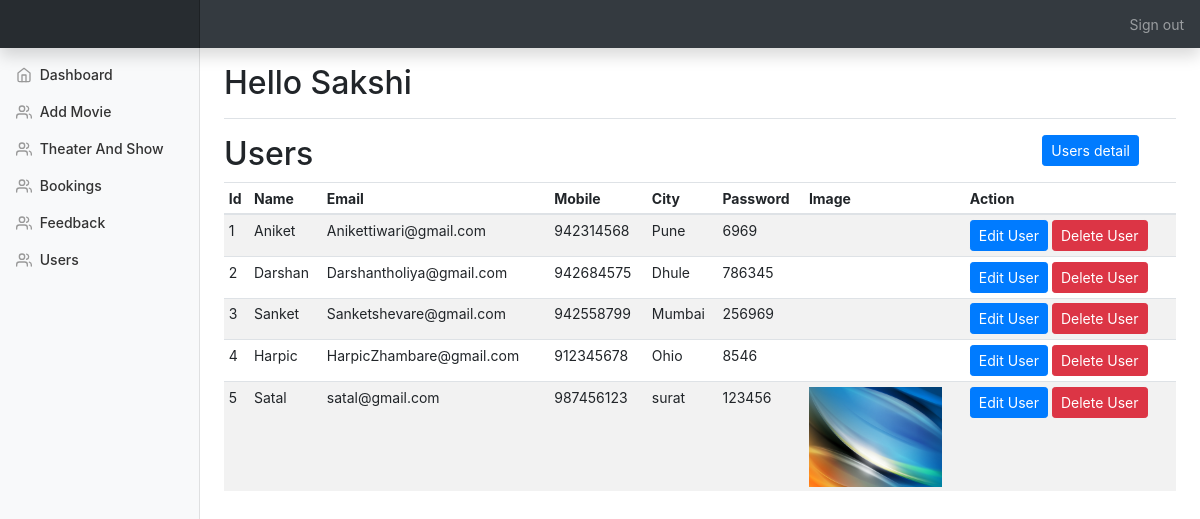
The page /admin/users.php (signed in) on the database as committed earlier.
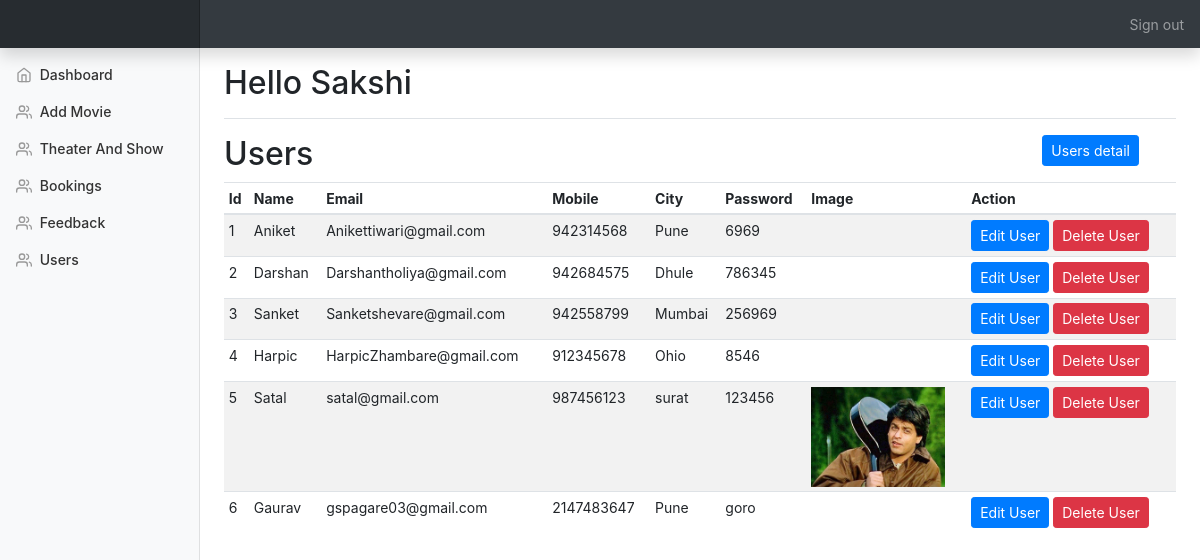
The same page on the database as committed later.
### tables this page shows
CREATE TABLE `user` (
  `id` int(25) NOT NULL,
  `username` varchar(100) NOT NULL,
  `email` varchar(100) NOT NULL,
  `mobile` int(10) NOT NULL,
  `city` varchar(25) NOT NULL,
  `password` varchar(12) NOT NULL,
  `image` varchar(100) NOT NULL
);

### admin/users.php (the view, shortened to what this page needs)
<!doctype html>
<html lang="en">
  <head>
    <link rel="stylesheet" href='css/all.css' type='text/css'>
    <link rel="stylesheet" href='css/bootstrap.min.css' type='text/css'>
    <link rel="stylesheet" href='css/dashboard.css' type='text/css'>
<?php include_once("./templates/top.php"); ?>
<?php include_once("./templates/navbar.php"); ?>
<div class="container-fluid">
  <div class="row">
    <?php include "./templates/sidebar.php"; ?>
      <div class="row">
      	<div class="col-10">
      		<h2>Users</h2>
      	</div>
      	<div class="col-2">
      		<a href="#" data-toggle="modal" data-target="#add_users_modal" class="btn btn-primary btn-sm">Users detail</a>
      	</div>
      </div>
      <div class="table-responsive">
        <table class="table table-striped table-sm">
          <thead>
            <tr>
              <th>Id</th>
              <th>Name</th>
              <th>Email</th>
              <th>Mobile</th>
              <th>City</th>
              <th>Password</th>
              <th>Image</th>
              <th>Action</th>
            </tr>
          </thead>
          <tbody id="product_list">
           <?php
include_once 'Database.php';
$result = mysqli_query($conn,"SELECT * FROM user");
if (mysqli_num_rows($result) > 0) {
  while($row = mysqli_fetch_array($result)) {
    $id=$row['id'];?>
    <tr>
              <td><?php echo $row['id'];?></td>
              <td><?php echo $row['username'];?></td>
              <td><?php echo $row['email'];?></td>
              <td><?php echo $row['mobile'];?></td>
              <td><?php echo $row['city'];?></td>
              <td><?php echo $row['password'];?></td>
              <td><img src="image/<?php echo $row['image']; ?>" alt="" class="resize"></td>
              <td><button data-toggle="modal" type="button" data-target="#edit_users_modal<?php echo $id;?>" class="btn btn-primary btn-sm">Edit User</button>
              <button data-toggle="modal" type="button" data-target="#delete_users_modal<?php echo $id;?>" class="btn btn-danger btn-sm">Delete User</button></td></td>
            </tr>
  <?php
  }
}
?>
          </tbody>
        </table>
      </div>
    </main>
  </div>
</div>
<?php include_once("./templates/footer.php"); ?>

Rows that differ between the two databases and show on the page:
changed user "Satal": image: a different picture
added user: id "6", username "Gaurav", email "gspagare03@gmail.com", mobile "2147483647", city "Pune", password "goro"
